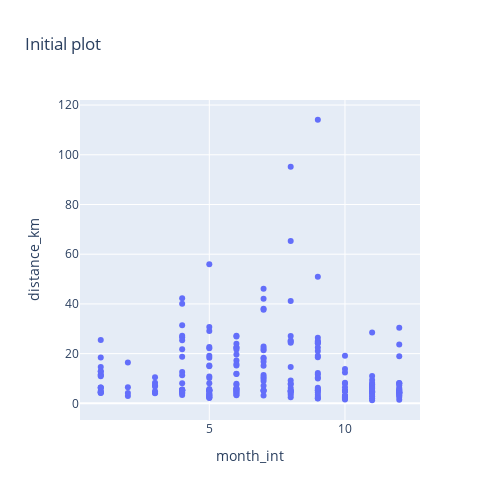

The notebook cell saved with this chart:
### Code cell
# Plots
fig = px.scatter(data, x="month_int", y="distance_km", title="Initial plot", width=500, height=500)
fig.show()

### Figure 1 — Plotly figure (JSON) as saved in the notebook; plotly's stock layout.template omitted (floating-point values rounded to 4 significant figures; data arrays with more than 128 entries replaced by an {"elided": "..."} marker saying what was removed)
{"data": [{"hovertemplate": "month_int=%{x}<br>distance_km=%{y}<extra></extra>", "legendgroup": "", "marker": {"color": "#636efa", "symbol": "circle"}, "mode": "markers", "name": "", "orientation": "v", "showlegend": false, "type": "scatter", "x": {"elided": "218 int values"}, "xaxis": "x", "y": {"elided": "218 float values"}, "yaxis": "y"}], "layout": {"height": 500, "legend": {"tracegroupgap": 0}, "title": {"text": "Initial plot"}, "width": 500, "xaxis": {"anchor": "y", "domain": [0, 1], "title": {"text": "month_int"}}, "yaxis": {"anchor": "x", "domain": [0, 1], "title": {"text": "distance_km"}}}}
